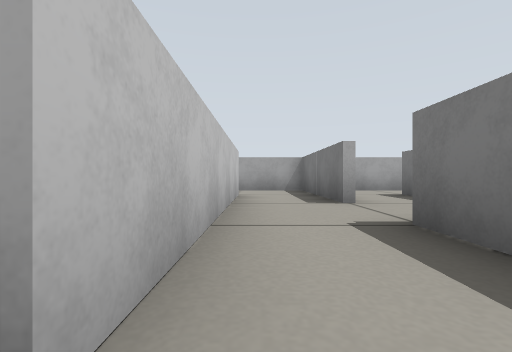
[1] (above)

23 first-person views from a walk through a world built for the Gazebo simulator. The camera is 0.22 m above the floor, looks level and sees 85° across. The floor is counted in squares, 0.5 m on a side. Each view is taken from the middle of a square. On the plan, view 1 faces up. The plan holds only what a view shows up to about 9 squares ahead; the rest is blank.

[2]
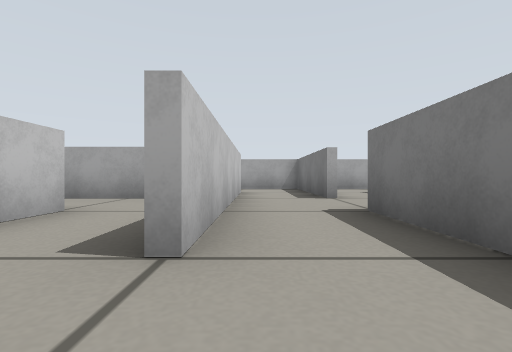

[3]
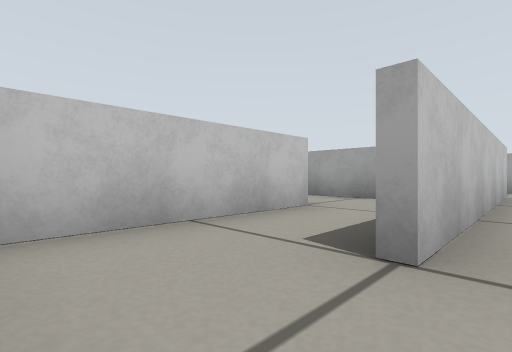

[4]
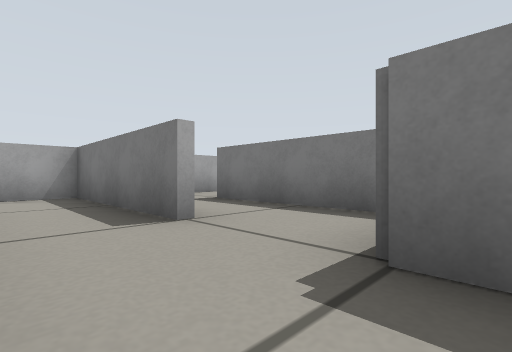

[5]
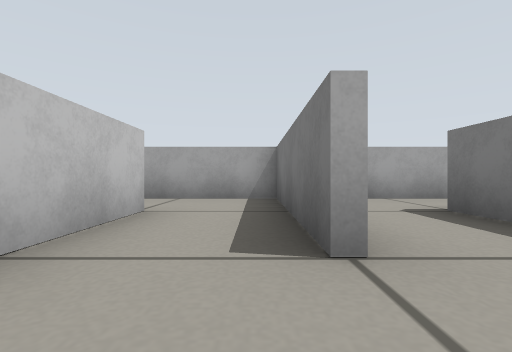

[6]
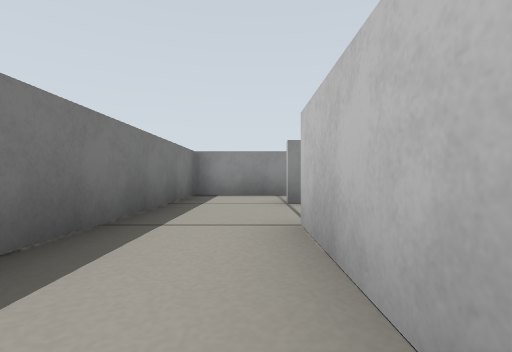

[7]
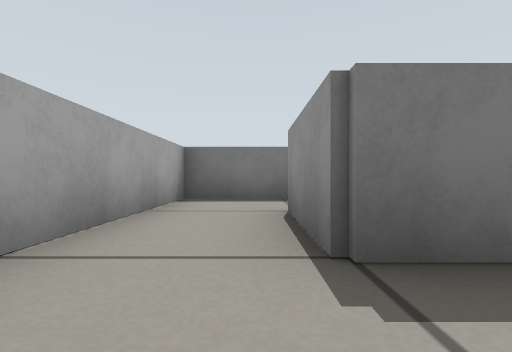

[8]
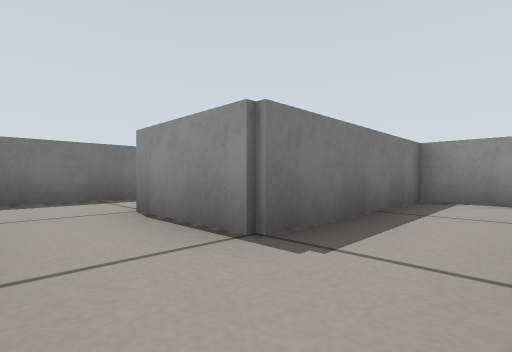

[9]
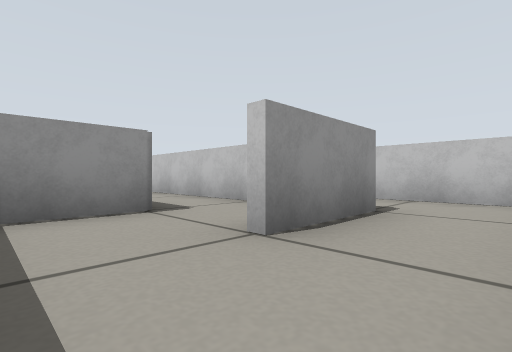

[10]
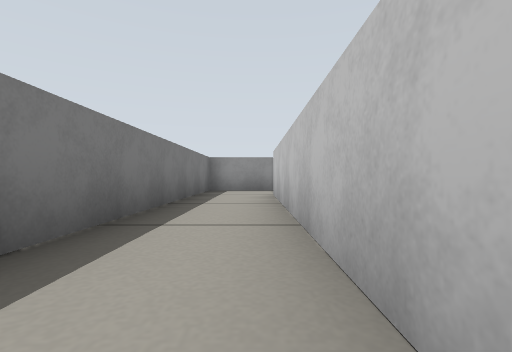

[11]
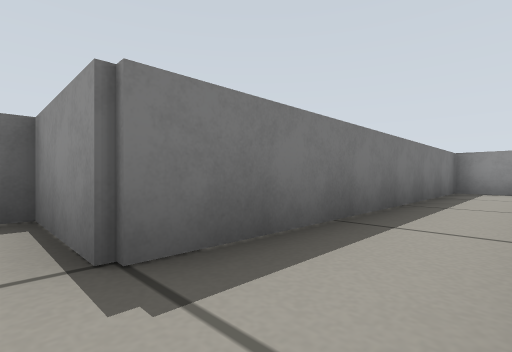

[12]
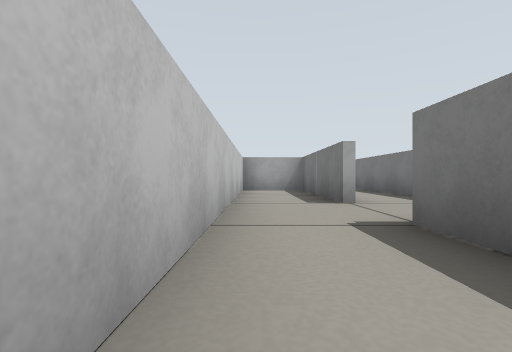

[13]
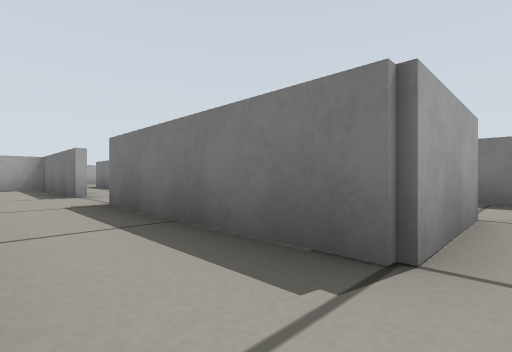

[14]
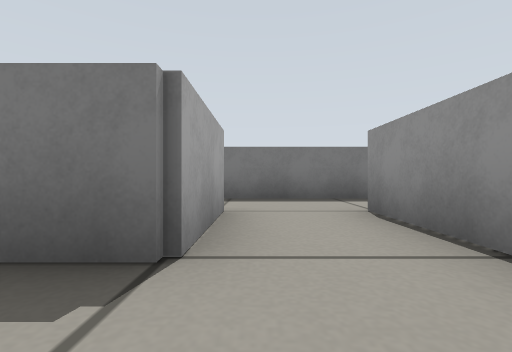

[15]
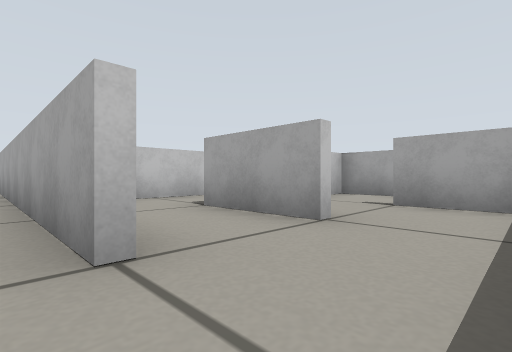

[16]
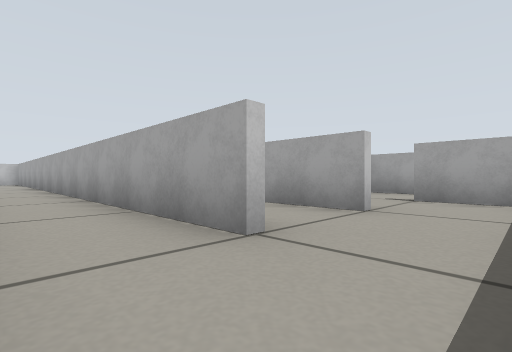

[17]
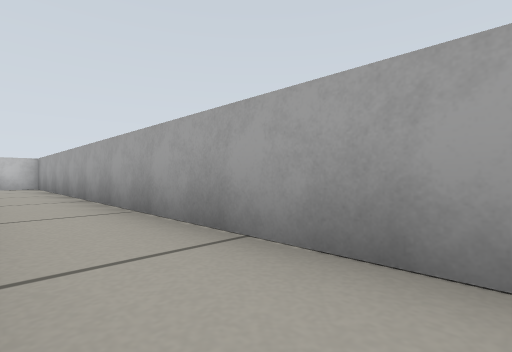

[18]
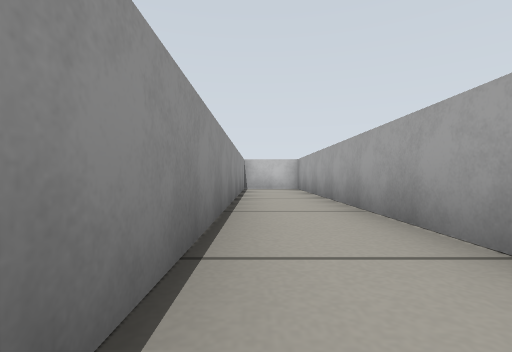

[19]
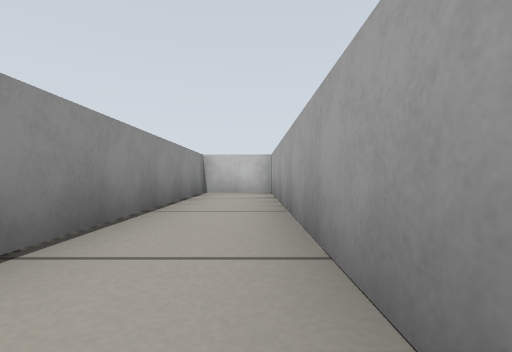

[20]
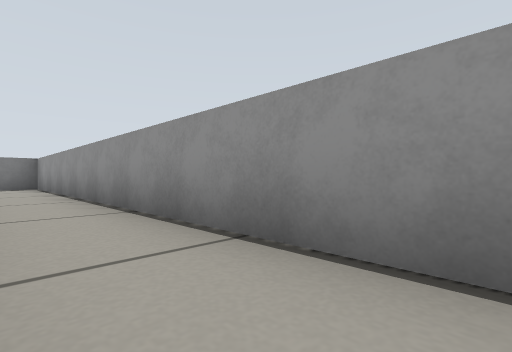

[21]
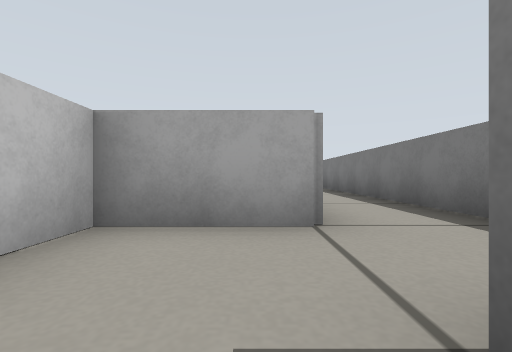

[22]
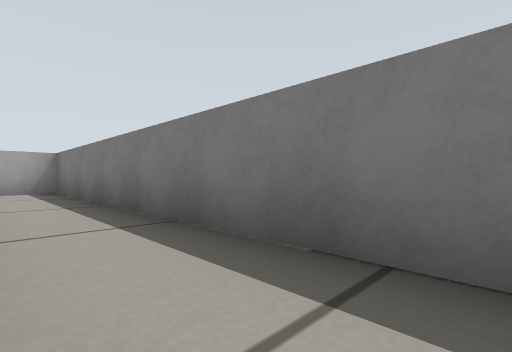

[23]
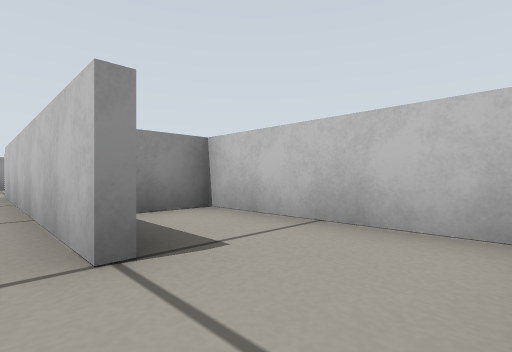

### Floor plan
Ten units are one square. View 1 is at (0, 0); x grows to the right and y downward. Boxes are objects, and circles mark ways between rooms. Rooms are numbered by the first view taken in them; rooms with no view inside come last. Other rooms are left out.
<svg viewBox="-109 -89 188 208">
<path fill="none" stroke="#000" d="M-4 -45 -4 -5M14 14 14 -26M16 -79 16 -58M54 -84 30 -84M21 -26 34 -26 34 -66 55 -66M54 -46 74 -46 74 -84 54 -84M34 15 34 -24 15 -24M34 76 34 34M16 -21 16 79M56 76 34 76M35 94 55 94M74 94 74 74M55 96 -104 96 -104 114 74 114 74 94M69 56 55 56M46 36 36 36M56 36 46 36M74 40 74 -44 62 -44M36 36 36 45M-4 -65 -4 -45M-24 -80 -24 -46 -12 -46M14 -44 14 -84 -12 -84M36 -46 36 12M34 34 54 34 54 -46M-24 -25 -24 10"/>
<circle cx="10" cy="-40" r="3" fill="#2a7"/>
<circle cx="0" cy="-55" r="3" fill="#2a7"/>
<circle cx="-10" cy="0" r="3" fill="#2a7"/>
<circle cx="50" cy="-80" r="3" fill="#2a7"/>
<circle cx="40" cy="-50" r="3" fill="#2a7"/>
<circle cx="20" cy="70" r="3" fill="#2a7"/>
<circle cx="30" cy="20" r="3" fill="#2a7"/>
<circle cx="65" cy="90" r="3" fill="#2a7"/>
<circle cx="65" cy="70" r="3" fill="#2a7"/>
<circle cx="50" cy="40" r="3" fill="#2a7"/>
<text x="0" y="-20">1</text>
<text x="30" y="-70">2</text>
<text x="60" y="-60">3</text>
<text x="20" y="30">4</text>
<text x="50" y="80">5</text>
<text x="-10" y="110">6</text>
<text x="50" y="60">7</text>
<text x="60" y="0">8</text>
<text x="-10" y="-70">9</text>
<text x="40" y="-10">10</text>
<text x="-20" y="-20">11</text>
</svg>
Room 1 opens to room 2. Room 1 opens to room 9. Room 1 opens to room 11. Room 2 opens to room 3. Room 3 opens to room 10. Room 4 opens to room 5. Room 4 opens to room 10. Room 5 opens to room 6. Room 5 opens to room 7. Room 7 opens to room 8.

Where each view was taken, in squares from view 1:
view 1: 0 up, 0 right, facing up
view 2: 1 down, 0 right, facing up
view 3: 1 down, 0 right, facing up-left
view 4: 2 up, 0 right, facing up-right
view 5: 3 up, 1 right, facing up
view 6: 3 up, 0 right, facing down
view 7: 7 up, 2 right, facing right
view 8: 8 up, 2 right, facing down-right
view 9: 8 up, 7 right, facing down-left
view 10: 5 up, 4 right, facing down
view 11: 5 up, 4 right, facing down-right
view 12: 6 down, 2 right, facing up
view 13: 8 down, 2 right, facing up-right
view 14: 8 down, 2 right, facing right
view 15: 10 down, 7 right, facing up-left
view 16: 11 down, 7 right, facing up-left
view 17: 11 down, 1 right, facing up-left
view 18: 11 down, 1 left, facing left
view 19: 10 down, 3 left, facing left
view 20: 10 down, 4 left, facing down-right
view 21: 6 down, 5 right, facing up
view 22: 4 down, 6 right, facing up-right
view 23: 8 up, 0 right, facing down-left
